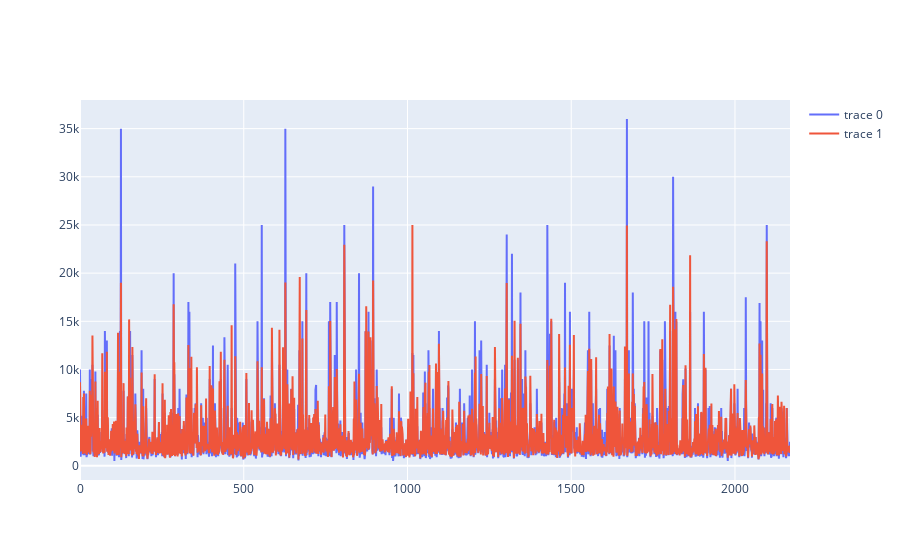

Notebook cell for this chart:
### Code cell
fig = go.Figure( data=[go.Scatter(y=y_test.values), go.Scatter(y=final_model_predict)])

fig.show()

### Figure 1 — Plotly figure (JSON) as saved in the notebook; plotly's stock layout.template omitted (floating-point values rounded to 4 significant figures; data arrays with more than 128 entries replaced by an {"elided": "..."} marker saying what was removed)
{"data": [{"type": "scatter", "y": {"elided": "2169 int values"}}, {"type": "scatter", "y": {"elided": "2169 float values"}}], "layout": {}}
